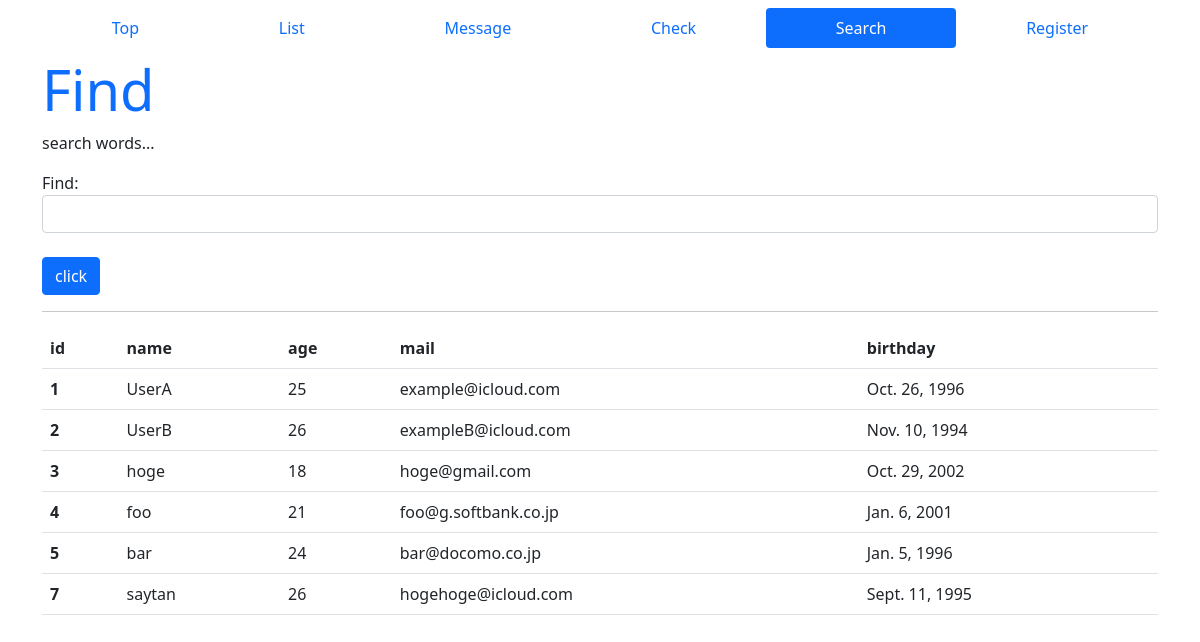
The app's page /database_app/find with its own data.
### database_app/models.py (models this page shows, shortened)
class Friend(models.Model):
    name = models.CharField(max_length=100,
                            validators=[number_only])
    mail = models.EmailField(max_length=200,
                             validators=[EmailValidator()])
    gender = models.BooleanField()
    age = models.IntegerField(validators=[
        MinValueValidator(0),
        MaxValueValidator(150)])
    birthday = models.DateField()

### database_app/views.py (the view)
# urls.py: path('find', views.find, name='find'),
def find(request):
    if(request.method == 'POST'):
        msg = request.POST['find']
        form = FindForm(request.POST)
        sql = 'select * from database_app_friend'
        if(msg != ''):
            sql += ' where '+msg
        data = Friend.objects.raw(sql)
        msg = sql
    else:
        msg = 'search words...'
        form = FindForm()
        data = Friend.objects.all()
    params = {
        'title': 'Find',
        'message': msg,
        'form': form,
        'data': data,
    }
    return render(request, 'database_app/find.html', params)

### database_app/forms.py
class FindForm(forms.Form):
    find = forms.CharField(label='Find', required=False,
                           widget=forms.TextInput(attrs={'class': 'form-control'}))

### database_app/templates/database_app/find.html (shortened to what this page needs)
{% load static %}
<!DOCTYPE html>
<html lang="ja">
<head>
    <link href="https://cdn.jsdelivr.net/npm/bootstrap@5.0.0-beta1/dist/css/bootstrap.min.css" rel="stylesheet"
>
</head>
<body class="container">
    <header>
        <nav class="nav nav-pills nav-fill my-2">
            <a class="nav-link" aria-current="page" href="/">Top</a>
            <a class="nav-link" href="/database_app">List</a>
            <a class="nav-link" href="/database_app/message">Message</a>
            <a class="nav-link" href="/database_app/check">Check</a>
            <a class="nav-link active" href="/database_app/find">Search</a>
            <a class="nav-link" href="/admin">Register</a>
        </nav>
    </header>
    <h1 class="display-4 text-primary">{{ title }}</h1>
    <p>{{ message|safe }}</p>
    <form action="{% url 'find' %}" method="post">
        {{ form.as_p }}
        <tr>
            <td>
                <input type="submit" value="click" class="btn btn-primary mt-2" />
            </td>
        </tr>
    </form>
    <hr>
    <table class="table">
        <tr>
            <th>id</th>
            <th>name</th>
            <th>age</th>
            <th>mail</th>
            <th>birthday</th>
        </tr>
        {% for item in data %}
        <tr>
            <th>{{ item.id }}</th>
            <td>{{ item.name }}</td>
            <td>{{ item.age }}</td>
            <td>{{ item.mail }}</td>
            <td>{{ item.birthday }}</td>
        </tr>
        {% endfor %}
    </table>
</body>
</html>

### records on screen
Friend: id "1", name "UserA", age "25", mail "example@icloud.com", birthday "Oct. 26, 1996"
Friend: id "2", name "UserB", age "26", mail "exampleB@icloud.com", birthday "Nov. 10, 1994"
Friend: id "3", name "hoge", age "18", mail "hoge@gmail.com", birthday "Oct. 29, 2002"
Friend: id "4", name "foo", age "21", mail "foo@g.softbank.co.jp", birthday "Jan. 6, 2001"
Friend: id "5", name "bar", age "24", mail "bar@docomo.co.jp", birthday "Jan. 5, 1996"
Friend: id "7", name "saytan", age "26", mail "hogehoge@icloud.com", birthday "Sept. 11, 1995"

### other values on screen
{{ title }} "Find"
{{ message|safe }} "search words..."
